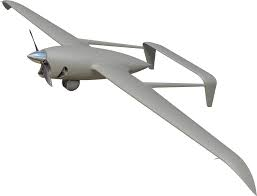
#> input picture download.jpeg, 257 x 196 px, found by its file name
$ python vehicle42.py
#> lines starting #> are read from the running program, lines starting #| are printed output that depends on the picture
from playsound import playsound
from PIL import Image

class Vehicle(object):
	pass

class Aircraft(Vehicle):
	def __init__(self, type):
		self.type=type;
class Landcraft(Vehicle):
	def __init__(self, type):
		self.type=type;
class Watercraft(Vehicle):
	def __init__(self, type):
		self.type=type;


class FixedWing(Aircraft):
	def __init__(self, type, number):
		super(FixedWing, self).__init__(type)
		self.number = number
	def engine_sound(self):
		playsound("/Users/thabokopane/Documents/python/airp-engine2.wav")

	def imageOfPlan(self):
		image = Image.open('/Users/thabokopane/Documents/python/download.jpeg')
#> image is the input picture: PIL image 257x196 RGB; mean R, G, B 236.2, 236.2, 235.5
		image.rotate(45).show()
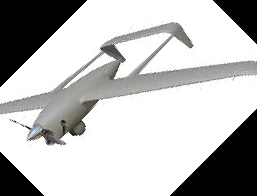
#> shown: PIL image 257x196 RGB; mean R, G, B 188.6, 188.6, 188


class Helicopter(Aircraft):
	def __init__(self, type, number):
		super(Helicopter, self).__init__(type)
		self.number = number
	def engine_sound(self):
		playsound("/Users/thabokopane/Documents/python/heli-running3.wav")
class Drone(Aircraft):
	def __init__(self, type, number):
		super(Drone, self).__init__(type)
		self.number = number
class Balloon(Aircraft):
	def __init__(self, type, number):
		super(Balloon, self).__init__(type)
		self.number = number

class Motorcycle(Landcraft):
	def __init__(self, type, wheels_max):
		super(Motorcycle, self).__init__(type)
		self.wheels_max=wheels_max
	def engine_sound(self):
		playsound("/Users/thabokopane/Documents/python/synth_voice.wav")
class Automobile(Landcraft):
	def __init__(self, type, wheels_max):
		super(Automobile, self).__init__(type)
		self.wheels_max=wheels_max
	def engine_sound(self):
		playsound("/Users/thabokopane/Documents/python/car-running1.wav")
class Truck(Landcraft):
	def __init__(self, type, wheels_max):
		super(Truck, self).__init__(type)
		self.wheels_max=wheels_max
	def engine_sound(self):
		playsound("/Users/thabokopane/Documents/python/beat_indian.wav")
class Skateboard(Landcraft):
	def __init__(self, type, wheels_max):
		super(Skateboard, self).__init__(type)
		self.wheels_max=wheels_max

class Ship(Watercraft):
	def __init__(self, type, min_size):
		super(Ship, self).__init__
		self.min_size=min_size
class Submarine(Watercraft):
	def __init__(self, type, min_size):
		super(Submarine, self).__init__
		self.min_size=min_size
class Surfboard(Watercraft):
	def __init__(self, type, min_size):
		super(Surfboard, self).__init__
		self.min_size=min_size
class Boat(Watercraft):
	def __init__(self, type, min_size):
		super(Boat, self).__init__
		self.min_size=min_size


if __name__ == "__main__":
	Bike = Motorcycle("Motocycle", 2)
	truckker = Truck("Truck",18)
	chopper = Helicopter("Helicopter", 727)
	fixed = FixedWing("FixedWing", 727)

	print("The bike is moving")
	Bike.engine_sound()
	print("The Helicopter")
	chopper.engine_sound()
	print("The sound of the eighteen wheeler")
	truckker.engine_sound()
	print("The sound of a fixed wing")
	fixed.imageOfPlan()
	fixed.engine_sound()
